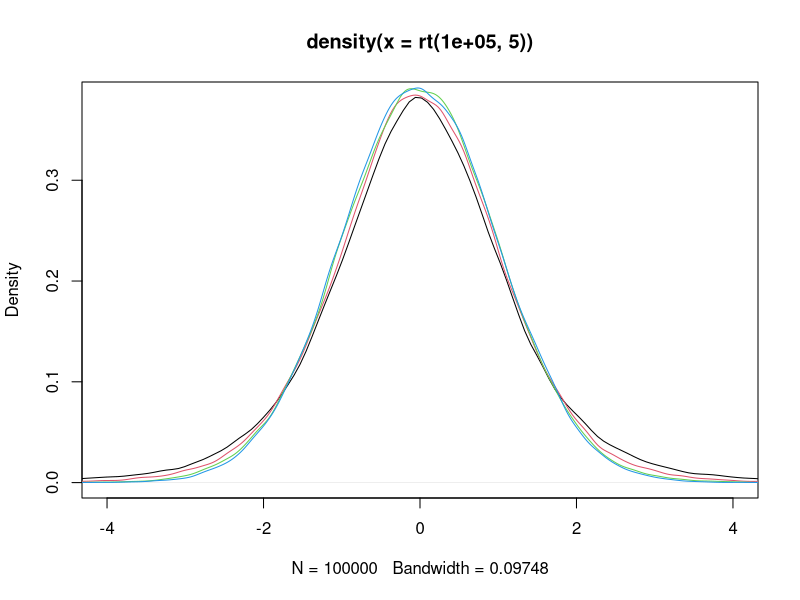
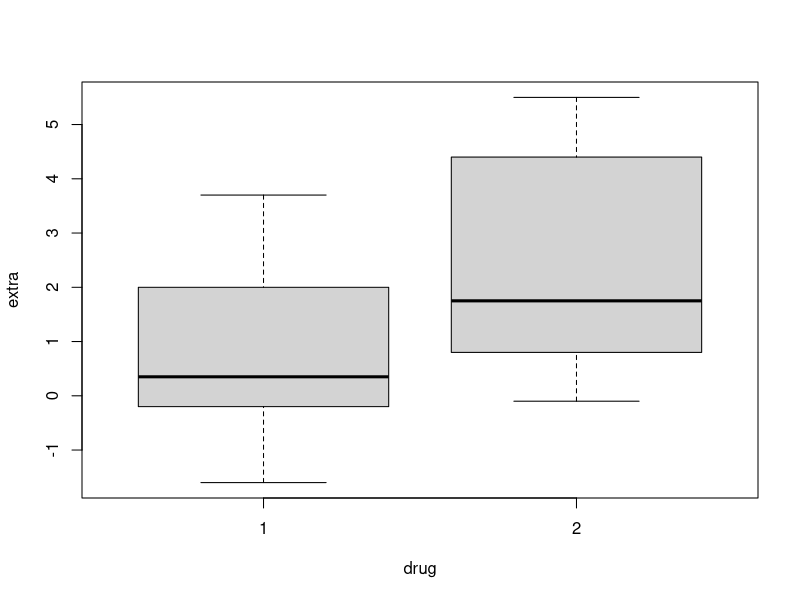
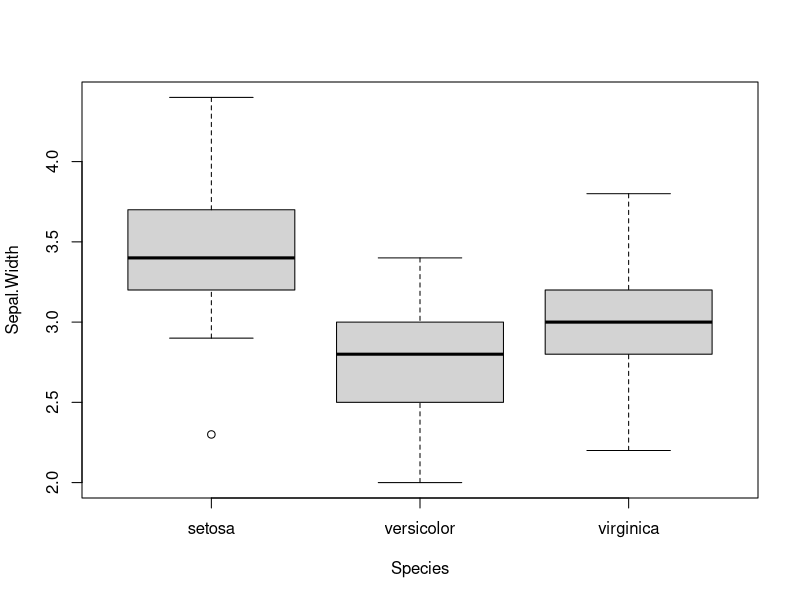
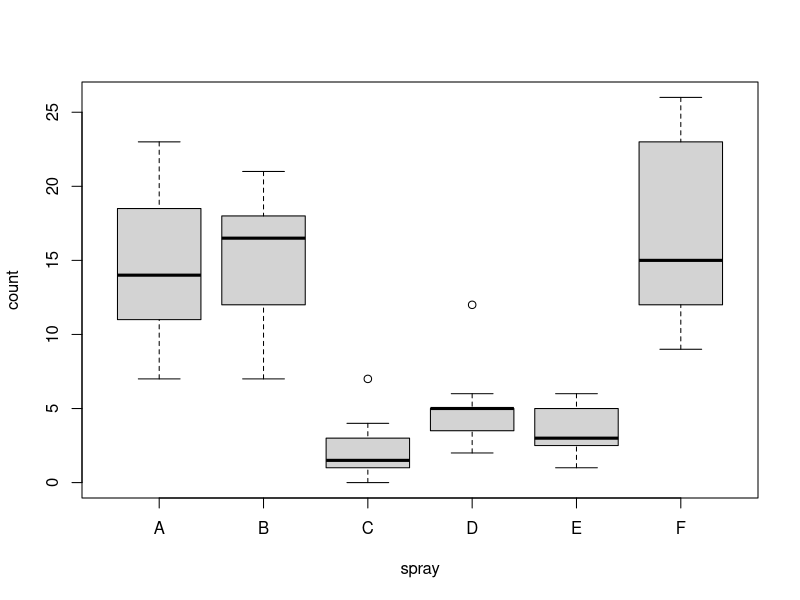

The R source for these figures, in order:
#simile a normale standard con code più grandi e regolata da gradi libertà
#converge a normale per gradi di libertà molto alti
plot(density(rt(100000,5)), xlim=c(-4,4))
lines(density(rt(100000,10)), col=2)
lines(density(rt(100000,30)), col=3)
lines(density(rt(100000,100)), col=4)

#funzione che identifica quantile della distribuzione fissata una certa probabilità
#livello significatività del 5% bilaterale, con 5 gradi libertà
#dato che la probabilità è l'area sotto la curva, all'aumentare di n, la cosa si assottiglia e il valore cala
qt(0.025,5) #valore soglia sinistro
qt(0.025,20)
qt(0.025,30)
qt(0.025,100)
qt(0.025,1000)
qnorm(0.025) #infatti questo "normale" è molto vicino a quello sopra con n eleevato



#verifica su 10 lanci di monete, ipoetsi sulle croci
#H0: P = 0.5
#H0: P != 0.5
campione_TC <- c("testa","testa","testa","croce","testa",
                 "croce","croce","testa","croce","testa")
campione_tc_d <- ifelse(campione_TC=="croce",1,0) #normalizzazione di vettore in numeri

P0 = 0.5
P_cap = mean(campione_tc_d)
T.stat <- (P_cap - P0) / sqrt( (P0*(1-P0)) / 10 )
qt(0.025,9) #valore soglia con n-1 gradi di libertà, bilaterale, ricade nella zona accettazione, non si può dire moneta truccata
#intervalli confidenza, il valore ipotesi nulla ricade ampiamente
0.4-(2.26 * sqrt( (0.5*(1-0.5))/10 )) ; 0.4+(2.26 * sqrt( (0.5*(1-0.5))/10 ))


#funzione nativa di R, per confronto tra media stimata nel campione e media campione riferimento
#un pò diverso da quello sopra, perchè funzione standard approssima a P stimato e non P0, cioè 0.4
t.test(campione_tc_d,
       mu = 0.5, # parametro ipotesi nulla
       conf.level = 0.95, # non alfa, ma 1-alfa
       alternative = "two.sided") 

moneta <- c(1,0)
lanci <- sample(moneta, 100, prob=c(0.2,0.8), replace=T) #"trucchiamo" la moneta
t.test(lanci, mu = 0.5) #conferma della moneta truccata



#1) confronto media campione di test (esperimenti controllati)
data("sleep") #extra=ore sonno, group=farmaco1/farmaco2, soggetti gli stessi sottoposti entrambi farmaci
colnames(sleep)[2] <- "drug" # per chiarezza
sleep

#boxplot condizionato per vedere distribuzione variabile extra rispetto farmaco 1 e 2
#visualizzazione efficace per vedere differenze variabile quantitva rispetto alle modalità di altre variabili
boxplot(extra~drug, data=sleep)
#statistiche di sintesi condizionate:
summary(sleep$extra[sleep$drug==1])
summary(sleep$extra[sleep$drug==2])

#differenza media != 0; inter. di conf. non contine 0, va da -2 a -0.70; t= -4 con p-value a 0.002 ovvero livello conf. > 99%
#rifiuteremo l'ipotesi 0 di uguaglianza tra i test, il farmaco 2 è più efficace dell'1

#codice originale non va!!!
#t.test(data=sleep,
#       extra~drug, 
#       paired = TRUE) 
t.test(sleep$extra[sleep$drug==1],
       sleep$extra[sleep$drug==2], 
       paired = TRUE) #due farmaci stessi pazienti, quindi campioni appaiati, non indipendenti


#2) confronto larghezza media tra gruppi indipendenti 
data("iris")
head(iris,5)
attach(iris)

#boxplot condizionati larghezza sepalo rispetto specie
boxplot(Sepal.Width~Species)

#in un colpo solo test multipli su gruppi diversi
#Il risultato di pairwise.t.test include una matrice dei p-value per ogni coppia di gruppi confrontati. 
#Il p-value misura la probabilità di ottenere un risultato almeno estremo come quello osservato, sotto l'ipotesi nulla che non ci siano differenze tra i gruppi (le medie sono uguali). 
#  Ecco cosa significano i p-value:
#  P-value basso (< 0.05 di solito): C'è una forte evidenza contro l'ipotesi nulla, suggerendo che esiste una differenza significativa tra i gruppi confrontati. Un p-value basso ti porta a rifiutare l'ipotesi nulla.
#  P-value alto (≥ 0.05): Non c'è sufficiente evidenza contro l'ipotesi nulla, quindi non si rifiuta. Questo non significa necessariamente che i gruppi siano uguali, ma che non ci sono prove sufficienti di una loro differenza statisticamente significativa.
#si ottengono p-value molto piccoli, minor 1%, pertanto le differenze in media tra i vari gruppi sono considerate significativamente != 0
pairwise.t.test(Sepal.Width, Species, 
                paired = FALSE, #dati indipendenti e non appaiati come sopra
                pool.sd = TRUE, #varianza pooled, media ponderata tra varienze gruppi
                p.adjust.method = "bonferroni") # funzione aggiustamento p-value


#test non parametrici, usato quando le assuznioni del T test non sono rispettate, es. la variazbile quantitativa non si distribuisce normalmente
data("InsectSprays") #numero "count" insetti uccisi durante espirimento, non si distribuisce in modo normale
boxplot(data=InsectSprays, count~spray)

#prima colonna di A rispetto agli altri, p-value vicino a zero, quindi efficacia diversa da C,D,E (in questo caso superiore come si vede da boxplot)
#si ha invece valore 1 con pari efficacia rispetto a B,F
pairwise.wilcox.test(InsectSprays$count,
                     InsectSprays$spray,
                     paired = FALSE, 
                     pool.sd = TRUE, 
                     p.adjust.method = "bonferroni") 
       

